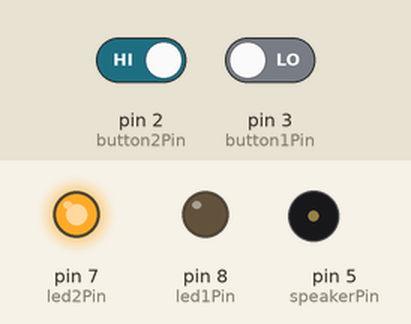
Recording of a sketch running on a simulated Arduino Uno, built with avr-gcc and run on an emulated ATmega328P. Parts: output pins drawn as LEDs (lit = HIGH), buzzer (waves = sounding). Dashed ring = blinking. The test bench sets the inputs (shaded band); at power-on: pin 2 (button2Pin) HIGH, pin 3 (button1Pin) LOW.

Above: at 2.2 s.
2.3 s: pin 2 (button2Pin) driven LOW and pin 3 (button1Pin) driven HIGH
At 11.5 s:
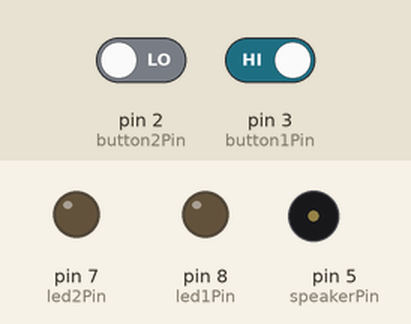
15.5 s: pin 3 (button1Pin) driven LOW
At 16.3 s:
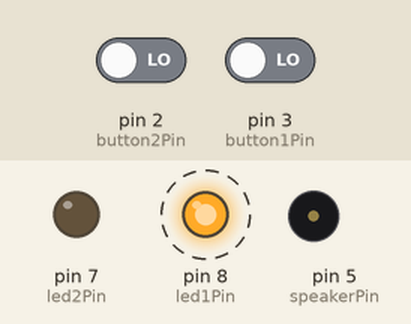
23.7 s: pin 3 (button1Pin) driven HIGH
At 24.1 s:
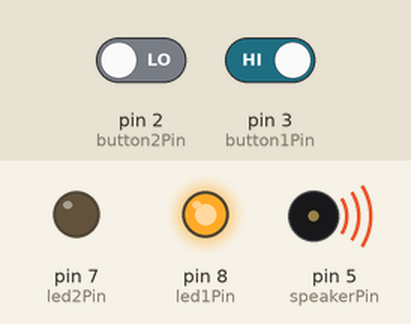
Timing chart, 0 to 37.9 s (numbered marks = the images above; inputs shaded):
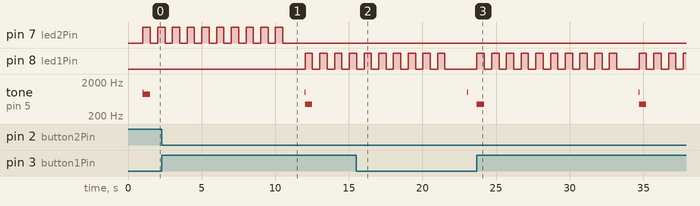

The sketch:

sketch12_07_status_quiz.ino
```cpp
/* 早押しクイズ */

const int button2Pin = 2;
const int button1Pin = 3;
const int speakerPin = 5;
const int led2Pin = 7;
const int led1Pin = 8;

int val1 = LOW;
int val2 = LOW;

void setup() {
  pinMode(led1Pin, OUTPUT);
  pinMode(led2Pin, OUTPUT);
  pinMode(speakerPin, OUTPUT);
  pinMode(button1Pin, INPUT);
  pinMode(button2Pin, INPUT);

  delay(1000);
  tone(speakerPin, 1000, 15);
  delay(15);
}

void loop() {
  while (val1 == LOW && val2 == LOW) {
    val1 = digitalRead(button1Pin);
    val2 = digitalRead(button2Pin);
  }

  if (val1 == HIGH) {
    answer(led1Pin, speakerPin, 440);
  } else {
    answer(led2Pin, speakerPin, 880);
  }

  val1 = val2 = LOW;
}

void answer(int ledPin, int speakerPin, int hz) {
  tone(speakerPin, hz, 500);

  for (int i = 0; i < 10; i++) {
    digitalWrite(ledPin, HIGH);
    delay(500);
    digitalWrite(ledPin, LOW);
    delay(500);
  }

  delay(1000);
  tone(speakerPin, 1000, 15);
  delay(15);
}
```

Measured:
- after the input at 2.3 s, pin 7 (led2Pin): goes on until 10.5 s, then stays LOW; pin 8 (led1Pin): alternates HIGH for 0.50 s and LOW for 0.50 s, starting after 9.7 s
- after the input at 15.5 s, pin 8 (led1Pin): goes on until 21.5 s, then stays LOW
- after the input at 23.7 s, pin 8 (led1Pin): goes 9 × (HIGH 0.50 s, LOW 0.50 s), HIGH 0.50 s, LOW 1.5 s, 3 × (HIGH 0.50 s, LOW 0.50 s), then HIGH, starting at once; tone on pin 5 (speakerPin): plays 440 Hz for 0.50 s, 1000 Hz for 0.02 s, 440 Hz for 0.50 s, starting at once
